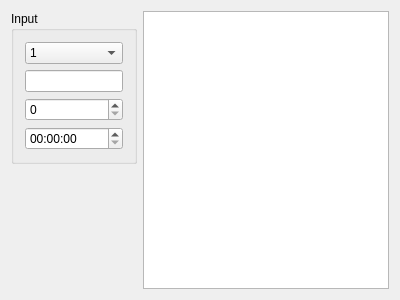
<?xml version="1.0" encoding="UTF-8"?>
<ui version="4.0">
 <class>Dialog</class>
 <widget class="QDialog" name="Dialog">
  <property name="geometry">
   <rect>
    <x>0</x>
    <y>0</y>
    <width>400</width>
    <height>300</height>
   </rect>
  </property>
  <property name="windowTitle">
   <string>Dialog</string>
  </property>
  <layout class="QHBoxLayout" name="horizontalLayout">
   <item>
    <layout class="QVBoxLayout" name="verticalLayout_2">
     <item>
      <widget class="QGroupBox" name="InputBox">
       <property name="title">
        <string>Input</string>
       </property>
       <layout class="QVBoxLayout" name="verticalLayout">
        <item>
         <widget class="QComboBox" name="comboBox">
          <item>
           <property name="text">
            <string>1</string>
           </property>
          </item>
          <item>
           <property name="text">
            <string>2</string>
           </property>
          </item>
         </widget>
        </item>
        <item>
         <widget class="QLineEdit" name="lineEdit"/>
        </item>
        <item>
         <widget class="QSpinBox" name="spinBox"/>
        </item>
        <item>
         <widget class="QTimeEdit" name="timeEdit"/>
        </item>
       </layout>
      </widget>
     </item>
     <item>
      <spacer name="verticalSpacer">
       <property name="orientation">
        <enum>Qt::Vertical</enum>
       </property>
       <property name="sizeHint" stdset="0">
        <size>
         <width>20</width>
         <height>40</height>
        </size>
       </property>
      </spacer>
     </item>
    </layout>
   </item>
   <item>
    <widget class="QTextEdit" name="textEdit"/>
   </item>
  </layout>
 </widget>
 <layoutdefault spacing="6" margin="11"/>
 <resources/>
 <connections/>
</ui>
